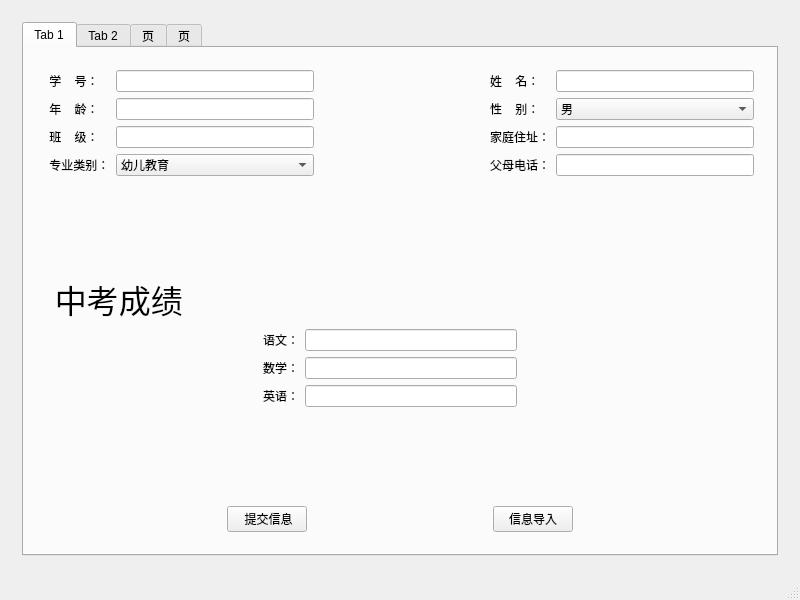
<?xml version="1.0" encoding="UTF-8"?>
<ui version="4.0">
 <class>materialTest</class>
 <widget class="QMainWindow" name="materialTest">
  <property name="geometry">
   <rect>
    <x>0</x>
    <y>0</y>
    <width>800</width>
    <height>600</height>
   </rect>
  </property>
  <property name="windowTitle">
   <string>materialTest</string>
  </property>
  <widget class="QWidget" name="centralWidget">
   <layout class="QVBoxLayout" name="verticalLayout">
    <item>
     <widget class="QWidget" name="widget" native="true">
      <layout class="QVBoxLayout" name="verticalLayout_2">
       <item>
        <widget class="QTabWidget" name="tabWidget">
         <property name="currentIndex">
          <number>0</number>
         </property>
         <widget class="QWidget" name="tab">
          <attribute name="title">
           <string>Tab 1</string>
          </attribute>
          <layout class="QGridLayout" name="gridLayout_3">
           <item row="0" column="0" colspan="2">
            <widget class="QWidget" name="xinxi" native="true">
             <layout class="QGridLayout" name="gridLayout">
              <item row="0" column="4">
               <widget class="QLineEdit" name="lineEdit_name"/>
              </item>
              <item row="1" column="0">
               <widget class="QLabel" name="label_age">
                <property name="text">
                 <string> 年    龄：</string>
                </property>
               </widget>
              </item>
              <item row="0" column="0">
               <widget class="QLabel" name="lable_xh">
                <property name="text">
                 <string> 学    号：</string>
                </property>
               </widget>
              </item>
              <item row="1" column="2">
               <spacer name="horizontalSpacer_2">
                <property name="orientation">
                 <enum>Qt::Horizontal</enum>
                </property>
                <property name="sizeType">
                 <enum>QSizePolicy::Fixed</enum>
                </property>
                <property name="sizeHint" stdset="0">
                 <size>
                  <width>170</width>
                  <height>20</height>
                 </size>
                </property>
               </spacer>
              </item>
              <item row="1" column="4">
               <widget class="QComboBox" name="comboBox_sex">
                <item>
                 <property name="text">
                  <string>男</string>
                 </property>
                </item>
                <item>
                 <property name="text">
                  <string>女</string>
                 </property>
                </item>
               </widget>
              </item>
              <item row="0" column="3">
               <widget class="QLabel" name="label_name">
                <property name="text">
                 <string>姓    名：</string>
                </property>
               </widget>
              </item>
              <item row="0" column="2">
               <spacer name="horizontalSpacer_3">
                <property name="orientation">
                 <enum>Qt::Horizontal</enum>
                </property>
                <property name="sizeType">
                 <enum>QSizePolicy::Fixed</enum>
                </property>
                <property name="sizeHint" stdset="0">
                 <size>
                  <width>170</width>
                  <height>20</height>
                 </size>
                </property>
               </spacer>
              </item>
              <item row="1" column="3">
               <widget class="QLabel" name="label_sex">
                <property name="text">
                 <string>性    别：</string>
                </property>
               </widget>
              </item>
              <item row="2" column="1">
               <widget class="QLineEdit" name="lineEdit_class"/>
              </item>
              <item row="1" column="1">
               <widget class="QLineEdit" name="lineEdit_age"/>
              </item>
              <item row="2" column="2">
               <spacer name="horizontalSpacer">
                <property name="orientation">
                 <enum>Qt::Horizontal</enum>
                </property>
                <property name="sizeType">
                 <enum>QSizePolicy::Fixed</enum>
                </property>
                <property name="sizeHint" stdset="0">
                 <size>
                  <width>170</width>
                  <height>20</height>
                 </size>
                </property>
               </spacer>
              </item>
              <item row="0" column="1">
               <widget class="QLineEdit" name="lineEdit_xh"/>
              </item>
              <item row="2" column="0">
               <widget class="QLabel" name="label_class">
                <property name="text">
                 <string> 班    级：</string>
                </property>
               </widget>
              </item>
              <item row="2" column="3">
               <widget class="QLabel" name="label_home">
                <property name="text">
                 <string>家庭住址：</string>
                </property>
               </widget>
              </item>
              <item row="2" column="4">
               <widget class="QLineEdit" name="lineEdit_home"/>
              </item>
              <item row="3" column="3">
               <widget class="QLabel" name="label_tel">
                <property name="text">
                 <string>父母电话：</string>
                </property>
               </widget>
              </item>
              <item row="3" column="4">
               <widget class="QLineEdit" name="lineEdit_tel"/>
              </item>
              <item row="3" column="1">
               <widget class="QComboBox" name="comboBox_zhuanye">
                <item>
                 <property name="text">
                  <string>幼儿教育</string>
                 </property>
                </item>
                <item>
                 <property name="text">
                  <string>航空高铁</string>
                 </property>
                </item>
                <item>
                 <property name="text">
                  <string>计算机网络技术</string>
                 </property>
                </item>
               </widget>
              </item>
              <item row="3" column="0">
               <widget class="QLabel" name="label">
                <property name="text">
                 <string> 专业类别：</string>
                </property>
               </widget>
              </item>
              <item row="3" column="2">
               <spacer name="horizontalSpacer_6">
                <property name="orientation">
                 <enum>Qt::Horizontal</enum>
                </property>
                <property name="sizeType">
                 <enum>QSizePolicy::Fixed</enum>
                </property>
                <property name="sizeHint" stdset="0">
                 <size>
                  <width>170</width>
                  <height>20</height>
                 </size>
                </property>
               </spacer>
              </item>
             </layout>
            </widget>
           </item>
           <item row="1" column="1">
            <spacer name="verticalSpacer">
             <property name="orientation">
              <enum>Qt::Vertical</enum>
             </property>
             <property name="sizeHint" stdset="0">
              <size>
               <width>20</width>
               <height>80</height>
              </size>
             </property>
            </spacer>
           </item>
           <item row="2" column="0">
            <widget class="QWidget" name="chengji" native="true">
             <layout class="QGridLayout" name="gridLayout_2">
              <item row="1" column="2">
               <widget class="QLineEdit" name="lineEdit_yw"/>
              </item>
              <item row="2" column="1">
               <widget class="QLabel" name="label_sx">
                <property name="text">
                 <string>数学：</string>
                </property>
               </widget>
              </item>
              <item row="1" column="1">
               <widget class="QLabel" name="label_yw">
                <property name="text">
                 <string>语文：</string>
                </property>
               </widget>
              </item>
              <item row="1" column="0">
               <spacer name="horizontalSpacer_7">
                <property name="orientation">
                 <enum>Qt::Horizontal</enum>
                </property>
                <property name="sizeHint" stdset="0">
                 <size>
                  <width>40</width>
                  <height>20</height>
                 </size>
                </property>
               </spacer>
              </item>
              <item row="2" column="2">
               <widget class="QLineEdit" name="lineEdit_sx"/>
              </item>
              <item row="3" column="2">
               <widget class="QLineEdit" name="lineEdit_yy"/>
              </item>
              <item row="3" column="1">
               <widget class="QLabel" name="label_yy">
                <property name="text">
                 <string>英语：</string>
                </property>
               </widget>
              </item>
              <item row="1" column="3">
               <spacer name="horizontalSpacer_8">
                <property name="orientation">
                 <enum>Qt::Horizontal</enum>
                </property>
                <property name="sizeHint" stdset="0">
                 <size>
                  <width>40</width>
                  <height>20</height>
                 </size>
                </property>
               </spacer>
              </item>
              <item row="0" column="0">
               <widget class="QLabel" name="label_chengji">
                <property name="enabled">
                 <bool>true</bool>
                </property>
                <property name="font">
                 <font>
                  <pointsize>24</pointsize>
                 </font>
                </property>
                <property name="text">
                 <string> 中考成绩</string>
                </property>
               </widget>
              </item>
              <item row="2" column="0">
               <spacer name="horizontalSpacer_9">
                <property name="orientation">
                 <enum>Qt::Horizontal</enum>
                </property>
                <property name="sizeHint" stdset="0">
                 <size>
                  <width>40</width>
                  <height>20</height>
                 </size>
                </property>
               </spacer>
              </item>
              <item row="3" column="0">
               <spacer name="horizontalSpacer_10">
                <property name="orientation">
                 <enum>Qt::Horizontal</enum>
                </property>
                <property name="sizeHint" stdset="0">
                 <size>
                  <width>40</width>
                  <height>20</height>
                 </size>
                </property>
               </spacer>
              </item>
              <item row="2" column="3">
               <spacer name="horizontalSpacer_11">
                <property name="orientation">
                 <enum>Qt::Horizontal</enum>
                </property>
                <property name="sizeHint" stdset="0">
                 <size>
                  <width>40</width>
                  <height>20</height>
                 </size>
                </property>
               </spacer>
              </item>
              <item row="3" column="3">
               <spacer name="horizontalSpacer_12">
                <property name="orientation">
                 <enum>Qt::Horizontal</enum>
                </property>
                <property name="sizeHint" stdset="0">
                 <size>
                  <width>40</width>
                  <height>20</height>
                 </size>
                </property>
               </spacer>
              </item>
             </layout>
            </widget>
           </item>
           <item row="3" column="1">
            <spacer name="verticalSpacer_2">
             <property name="orientation">
              <enum>Qt::Vertical</enum>
             </property>
             <property name="sizeHint" stdset="0">
              <size>
               <width>20</width>
               <height>80</height>
              </size>
             </property>
            </spacer>
           </item>
           <item row="4" column="0" colspan="2">
            <widget class="QWidget" name="anniu" native="true">
             <layout class="QHBoxLayout" name="horizontalLayout">
              <item>
               <spacer name="horizontalSpacer_4">
                <property name="orientation">
                 <enum>Qt::Horizontal</enum>
                </property>
                <property name="sizeHint" stdset="0">
                 <size>
                  <width>180</width>
                  <height>20</height>
                 </size>
                </property>
               </spacer>
              </item>
              <item>
               <widget class="QPushButton" name="pushButton">
                <property name="text">
                 <string> 提交信息</string>
                </property>
               </widget>
              </item>
              <item>
               <spacer name="horizontalSpacer_13">
                <property name="orientation">
                 <enum>Qt::Horizontal</enum>
                </property>
                <property name="sizeHint" stdset="0">
                 <size>
                  <width>40</width>
                  <height>20</height>
                 </size>
                </property>
               </spacer>
              </item>
              <item>
               <widget class="QPushButton" name="pushButton_2">
                <property name="text">
                 <string>信息导入</string>
                </property>
               </widget>
              </item>
              <item>
               <spacer name="horizontalSpacer_5">
                <property name="orientation">
                 <enum>Qt::Horizontal</enum>
                </property>
                <property name="sizeHint" stdset="0">
                 <size>
                  <width>180</width>
                  <height>20</height>
                 </size>
                </property>
               </spacer>
              </item>
             </layout>
            </widget>
           </item>
           <item row="1" column="0">
            <spacer name="verticalSpacer_3">
             <property name="orientation">
              <enum>Qt::Vertical</enum>
             </property>
             <property name="sizeHint" stdset="0">
              <size>
               <width>20</width>
               <height>40</height>
              </size>
             </property>
            </spacer>
           </item>
           <item row="3" column="0">
            <spacer name="verticalSpacer_4">
             <property name="orientation">
              <enum>Qt::Vertical</enum>
             </property>
             <property name="sizeHint" stdset="0">
              <size>
               <width>20</width>
               <height>40</height>
              </size>
             </property>
            </spacer>
           </item>
          </layout>
         </widget>
         <widget class="QWidget" name="tab_2">
          <attribute name="title">
           <string>Tab 2</string>
          </attribute>
         </widget>
         <widget class="QWidget" name="tab_3">
          <attribute name="title">
           <string>页</string>
          </attribute>
         </widget>
         <widget class="QWidget" name="tab_4">
          <attribute name="title">
           <string>页</string>
          </attribute>
         </widget>
        </widget>
       </item>
      </layout>
     </widget>
    </item>
   </layout>
  </widget>
  <widget class="QMenuBar" name="menuBar">
   <property name="geometry">
    <rect>
     <x>0</x>
     <y>0</y>
     <width>800</width>
     <height>23</height>
    </rect>
   </property>
  </widget>
  <widget class="QStatusBar" name="statusBar"/>
 </widget>
 <layoutdefault spacing="6" margin="11"/>
 <resources/>
 <connections/>
</ui>
